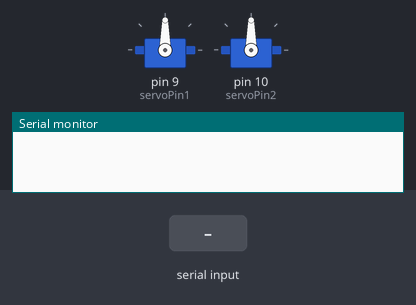
Simulated run of this sketch. Board: Arduino Uno, built with avr-gcc and run on an emulated ATmega328P. Parts: 2 × servo, the last lines printed to the serial monitor. The inputs (shaded band) are chosen by the test bench.

Above: at 1.2 s.
1.3 s: "90,45\n" received over Serial
At 1.7 s:
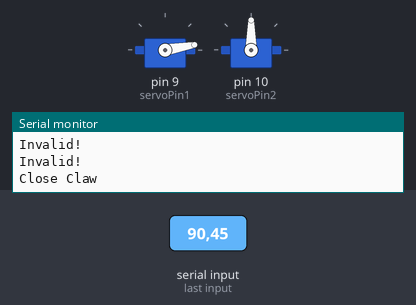
4.3 s: "30,150\n" received over Serial
At 5.2 s:
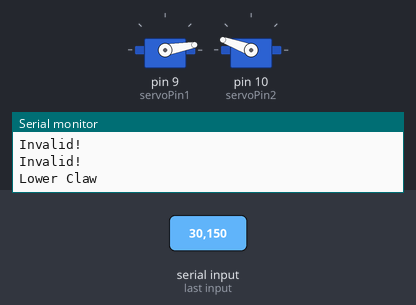
7.3 s: "2\n" received over Serial
At 9.1 s:
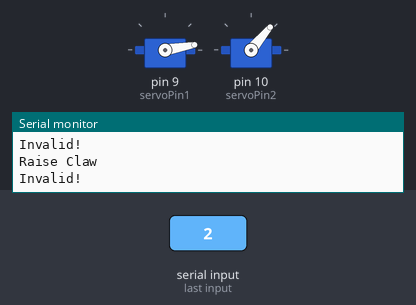
9.9 s: "4\n" received over Serial
At 10.7 s:
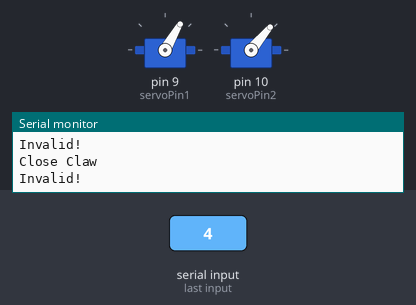
11.4 s: "1\n" received over Serial
At 11.8 s:
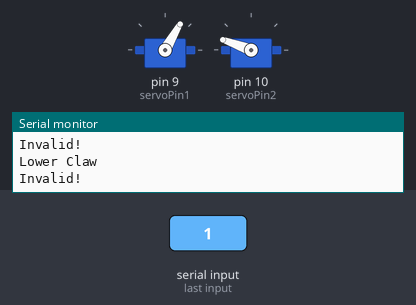
12.9 s: "3\n" received over Serial
At 14.1 s:
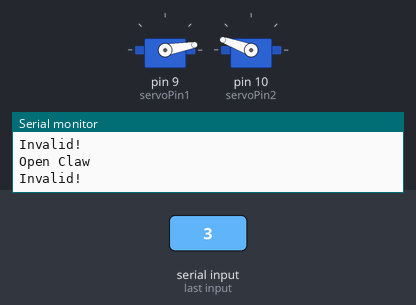
Timing chart, 0 to 15.4 s (numbered marks = the images above; inputs shaded):
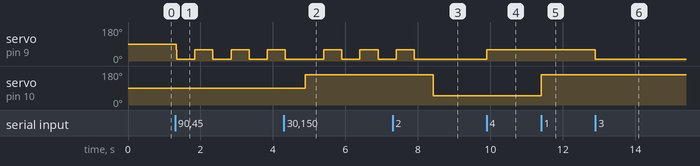

The sketch:

ClawArmInputControl.ino
```cpp
//Include the Servo Library
#include <Servo.h>

//Create Servo Objects
Servo clawServo;
Servo armServo;

//Define Pins
int servoPin1 = 9;
int servoPin2 = 10;

void setup ()
{
  //"Attach" The Servo Object
  clawServo.attach(servoPin1);
  armServo.attach(servoPin2);

  //Initial the Serial Window
  Serial.begin(9600);
}

void loop ()
{
  //Wait to receive input
  while (Serial.available() == 0);

  //Read the Input
  int val = Serial.read() - '0';

  if (val == 1)
  {
    Serial.println("Lower Claw");
    armServo.write(160);
  }
  else if (val == 2)
  {
    Serial.println("Raise Claw");
    armServo.write(50);
  }

  else if (val == 3)
  {
    Serial.println("Open Claw");
    clawServo.write(10);
  }
  else if (val == 4)
  {
    Serial.println("Close Claw");
    clawServo.write(60);
  }
  else if (val == 5)
  {
    clawServo.write(10);
    delay(500);
    clawServo.write(60);
    delay(500);
    clawServo.write(10);
    delay(500);
    clawServo.write(60);
    delay(500);
    clawServo.write(10);
    delay(500);
    clawServo.write(60);
    delay(500);
    clawServo.write(10);
    delay(500);

  }
  else if (val == 6)
  {
    Serial.println("Raise Slow Claw");
    for (int i =160; i >= 50; i=i-2)
    {
      armServo.write(i);
      delay(50);
    }
  }
  else if (val == 7)
  {
    Serial.println("Lower Slow Claw");
    for (int i =50; i <= 160; i=i+2)
    {
      armServo.write(i);
      delay(50);
    }
  }
  else
  {
    Serial.println("Invalid!");
  }

  Serial.flush();

  /*
  //Echo the input
  Serial.println(val);
  */

}
```

Measured:
- after the input at 1.3 s, servo on pin 9 (servoPin1): alternates 60° for 0.50 s and 10° for 0.50 s, starting at once
- after the input at 4.3 s, servo on pin 10 (servoPin2): 90° → 160° after 0.59 s
- after the input at 7.3 s, servo on pin 10 (servoPin2): 160° → 50° after 1.1 s
- after the input at 9.9 s, servo on pin 9 (servoPin1): 10° → 60° at once
- after the input at 11.4 s, servo on pin 10 (servoPin2): 50° → 160° at once
- after the input at 12.9 s, servo on pin 9 (servoPin1): 60° → 10° at once
